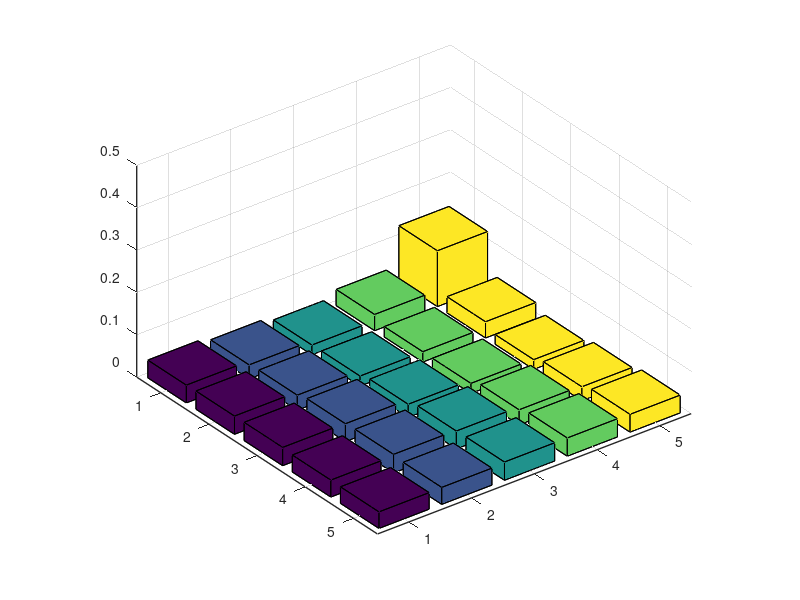

Write the MATLAB code that produced this figure. (Note: this script raises an error after producing the figure.)
load("data.mat")

N = 5;
vis_times = [2, 4, 6];
vis_index = [5, 9, 13];


%-- Set default options --%
set(0,'DefaultAxesFontSize', 10, ...
      'DefaultAxesFontName', 'Helvetica',...
      'DefaultAxesLineWidth', 1.0);

%% Ideal subplots

for i = 1:3
    figure(i);
    idx = vis_index(i);
    time = vis_times(i);
    z_data = reshape(ideal_dist(idx,:), N, N);
    b = bar3(z_data);
    zlim([0 0.5])    % Set Z-axis range
    ax = gca;
    ax.FontSize = 10;
    %ax.XTickLabel = {'|00001\rangle','|00010\rangle','|00100\rangle','|01000\rangle', '|10000\rangle'};
    %ax.YTickLabel = {'|00001\rangle','|00010\rangle','|00100\rangle','|01000\rangle', '|10000\rangle'};
    ax.XTickLabelRotation = -30;
    title_text = sprintf('T = %d', time);
    title(title_text, 'Fontsize', 32)
    
    colormap(summer)
    clim([0 0.4])
    for k = 1:length(b)
        b(k).CData = b(k).ZData;
        b(k).FaceColor = 'interp';
    end
    colorbar();
    f = gcf;
    file_name = sprintf("search_5_ideal_%d.png", i);
    exportgraphics(f,file_name,'Resolution',300)
end


%% IonQ subplots

for i = 1:3
    figure(i);
    idx = vis_index(i);
    time = vis_times(i);
    z_data = reshape(ionq_freq(idx,:), N, N);
    b = bar3(z_data);
    zlim([0 0.3])    % Set Z-axis range
    ax = gca;
    ax.FontSize = 10;
    %ax.XTickLabel = {'|00001\rangle','|00010\rangle','|00100\rangle','|01000\rangle', '|10000\rangle'};
    %ax.YTickLabel = {'|00001\rangle','|00010\rangle','|00100\rangle','|01000\rangle', '|10000\rangle'};
    ax.XTickLabelRotation = -30;
    title_text = sprintf('T = %d', time);
    title(title_text, 'Fontsize', 32)
    
    colormap(parula)
    clim([0 0.15])
    for k = 1:length(b)
        b(k).CData = b(k).ZData;
        b(k).FaceColor = 'interp';
    end
    colorbar();
    f = gcf;
    file_name = sprintf("search_5_ionq_%d.png", i);
    exportgraphics(f,file_name,'Resolution',300)
end